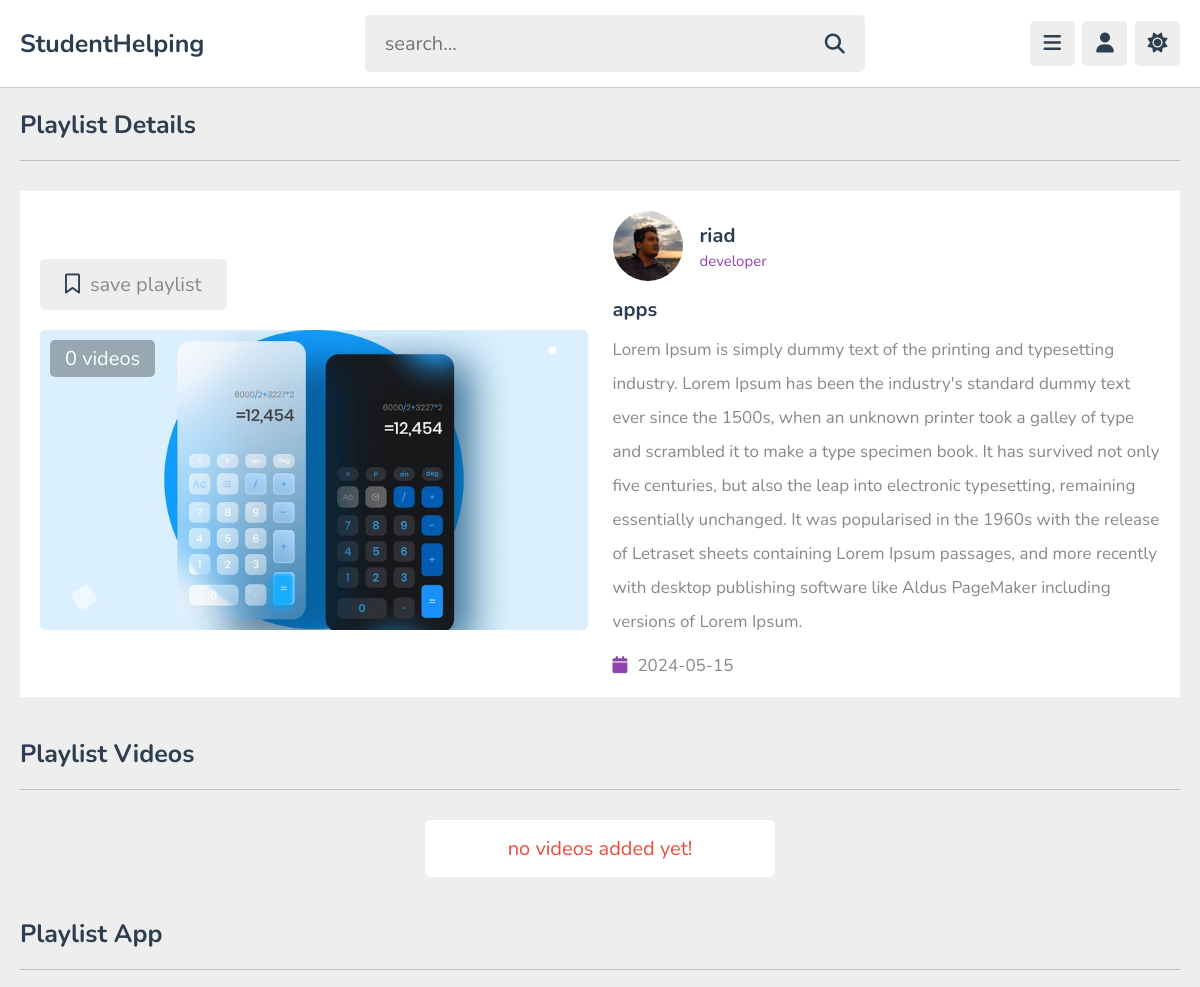
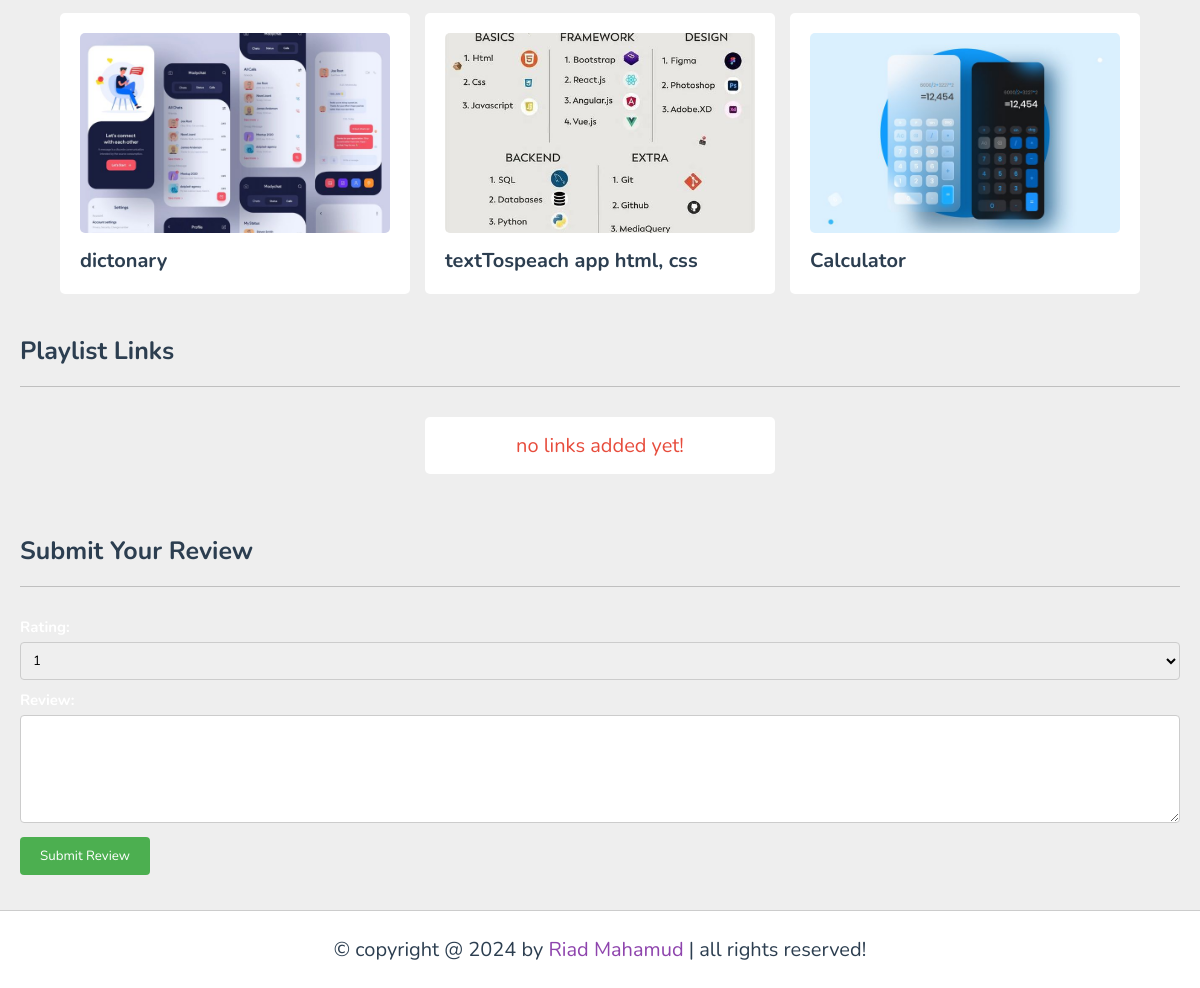
Screenshot of /playlist.php?get_id=hTBVhB46ogyKVvHhS3a8 with the database file from the repository (2 pictures, top to bottom).
### tables this page shows
CREATE TABLE `playlist_all` (
  `id` varchar(20) NOT NULL,
  `tutor_id` varchar(20) NOT NULL,
  `title` varchar(100) NOT NULL,
  `description` varchar(1000) NOT NULL,
  `thumb` varchar(100) NOT NULL,
  `date` date NOT NULL,
  `status` varchar(20) NOT NULL
);

CREATE TABLE `tutors` (
  `id` varchar(20) NOT NULL,
  `name` varchar(50) NOT NULL,
  `profession` varchar(50) NOT NULL,
  `email` varchar(50) NOT NULL,
  `password` varchar(50) NOT NULL,
  `image` varchar(100) NOT NULL
);

CREATE TABLE `app_upload` (
  `id` varchar(20) NOT NULL,
  `tutor_id` varchar(20) NOT NULL,
  `playlist_id` varchar(20) NOT NULL,
  `title` varchar(100) NOT NULL,
  `description` varchar(1000) NOT NULL,
  `html` varchar(100) NOT NULL,
  `css` varchar(100) NOT NULL,
  `js` varchar(100) NOT NULL,
  `image` varchar(100) NOT NULL,
  `thumb` varchar(100) NOT NULL,
  `date` date NOT NULL DEFAULT current_timestamp(),
  `status` varchar(20) NOT NULL DEFAULT 'deactive'
);

### playlist.php (the view, shortened to what this page needs)
<?php
include 'components/connect.php';
if(isset($_COOKIE['user_id'])){
   $user_id = $_COOKIE['user_id'];
}else{
   $user_id = '';
}
if(isset($_GET['get_id'])){
   $get_id = $_GET['get_id'];
}else{
   $get_id = '';
   header('location:home.php');
}
?>
<!DOCTYPE html>
<html lang="en">
<head>
   <link rel="stylesheet" href="https://cdnjs.cloudflare.com/ajax/libs/font-awesome/6.2.0/css/all.min.css">
   <link rel="stylesheet" href="css/style.css">
</head>
<body>
<?php include 'components/user_header.php'; ?>
<section class="playlist">
   <h1 class="heading">playlist details</h1>
   <div class="row">
      <?php
         $select_playlist = $conn->prepare("SELECT * FROM `playlist_all` WHERE id = ? and status = ? LIMIT 1");
         $select_playlist->execute([$get_id, 'active']);
         if($select_playlist->rowCount() > 0){
            $fetch_playlist = $select_playlist->fetch(PDO::FETCH_ASSOC);
            $playlist_id = $fetch_playlist['id'];
            $count_videos = $conn->prepare("SELECT * FROM `content` WHERE playlist_id = ?");
            $count_videos->execute([$playlist_id]);
            $total_videos = $count_videos->rowCount();
            $select_tutor = $conn->prepare("SELECT * FROM `tutors` WHERE id = ? LIMIT 1");
            $select_tutor->execute([$fetch_playlist['tutor_id']]);
            $fetch_tutor = $select_tutor->fetch(PDO::FETCH_ASSOC);
            $select_bookmark = $conn->prepare("SELECT * FROM `bookmark` WHERE user_id = ? AND playlist_id = ?");
            $select_bookmark->execute([$user_id, $playlist_id]);
      ?>
      <div class="col">
         <form action="" method="post" class="save-list">
            <?php
               if($select_bookmark->rowCount() > 0){
            ?>
            <button type="submit" name="save_list"><i class="fas fa-bookmark"></i><span>saved</span></button>
            <?php
               }else{
            ?>
               <button type="submit" name="save_list"><i class="far fa-bookmark"></i><span>save playlist</span></button>
            <?php
               }
            ?>
         </form>
         <div class="thumb">
            <span><?= $total_videos; ?> videos</span>
            <img src="uploaded_files/<?= $fetch_playlist['thumb']; ?>" alt="">
         </div>
      </div>
      <div class="col">
         <div class="tutor">
            <img src="uploaded_files/<?= $fetch_tutor['image']; ?>" alt="">
            <div>
               <h3><?= $fetch_tutor['name']; ?></h3>
               <span><?= $fetch_tutor['profession']; ?></span>
            </div>
         </div>
         <div class="details">
            <h3><?= $fetch_playlist['title']; ?></h3>
            <p><?= $fetch_playlist['description']; ?></p>
            <div class="date"><i class="fas fa-calendar"></i><span><?= $fetch_playlist['date']; ?></span></div>
         </div>
      </div>
      <?php
         }else{
            echo '<p class="empty">this playlist was not found!</p>';
         }
      ?>
   </div>
</section>
<section class="videos-container">
   <h1 class="heading">playlist videos</h1>
   <div class="box-container">
      <?php
         $select_content = $conn->prepare("SELECT * FROM `video_upload` WHERE playlist_id = ? AND status = ? ORDER BY date DESC");
         $select_content->execute([$get_id, 'active']);
         if($select_content->rowCount() > 0){
            while($fetch_content = $select_content->fetch(PDO::FETCH_ASSOC)){
      ?>
      <a href="watch_video.php?get_id=<?= $fetch_content['id']; ?>" class="box">
         <i class="fas fa-play"></i>
         <img src="uploaded_files/video/<?= $fetch_content['thumb']; ?>" alt="">
         <h3><?= $fetch_content['title']; ?></h3>
      </a>
      <?php
            }
         }else{
            echo '<p class="empty">no videos added yet!</p>';
         }
      ?>
   </div>
</section>
<section class="videos-container">
   <h1 class="heading">playlist app</h1>
   <div class="box-container">
      <?php
         $select_content = $conn->prepare("SELECT * FROM `app_upload` WHERE playlist_id = ? AND status = ? ORDER BY date DESC");
         $select_content->execute([$get_id, 'active']);
         if($select_content->rowCount() > 0){
            while($fetch_content = $select_content->fetch(PDO::FETCH_ASSOC)){
      ?>
      <a href="use_app.php?get_id=<?= $fetch_content['id']; ?>" class="box">
         <img src="uploaded_files/<?= $fetch_content['thumb']; ?>" alt="">
         <h3><?= $fetch_content['title']; ?></h3>
      </a>
      <?php
            }
         }else{
            echo '<p class="empty">no app added yet!</p>';
         }
      ?>
   </div>
</section>
<section class="videos-container">
   <h1 class="heading">playlist links</h1>
   <div class="box-container">
      <?php
         $select_content = $conn->prepare("SELECT * FROM `links_upload` WHERE playlist_id = ? AND status = ? ORDER BY date DESC");
         $select_content->execute([$get_id, 'active']);
         if($select_content->rowCount() > 0){
            while($fetch_content = $select_content->fetch(PDO::FETCH_ASSOC)){
      ?>
      <a href="use_link.php?get_id=<?= $fetch_content['id']; ?>" class="box">
         <img src="uploaded_files/<?= $fetch_content['thumb']; ?>" alt="">
         <h3><?= $fetch_content['title']; ?></h3>
      </a>
      <?php
            }
         }else{
            echo '<p class="empty">no links added yet!</p>';
         }
      ?>
   </div>
</section>
<section class="review-section">
   <h1 class="heading">Submit Your Review</h1>
   <form action="" method="post" class="review-form">
      <label for="rating">Rating:</label>
      <select name="rating" id="rating" required>
         <option value="1">1</option>
      </select>
      <label for="review">Review:</label>
      <textarea name="review" id="review" rows="5" maxlength="600" required></textarea>
      <button type="submit" name="submit_review">Submit Review</button>
   </form>
</section>
<?php include 'components/footer.php'; ?>
</body>
</html>

### components/user_header.php (shortened to what this page needs)
<header class="header">
   <section class="flex">
      <a href="home.php" class="logo">StudentHelping</a>
      <form action="search_course.php" method="post" class="search-form">
         <input type="text" name="search_course" placeholder="search..." required maxlength="100">
         <button type="submit" class="fas fa-search" name="search_course_btn"></button>
      </form>
      <div class="icons">
         <div id="menu-btn" class="fas fa-bars"></div>
         <div id="user-btn" class="fas fa-user"></div>
         <div id="toggle-btn" class="fas fa-sun"></div>
      </div>
   </section>
</header>

### components/footer.php
<footer class="footer">
   &copy; copyright @ <?= date('Y'); ?> by <span>Riad Mahamud</span> | all rights reserved!
</footer>

### css/style.css (style rules this page uses)
:root { --main-color:#8e44ad; --red:#e74c3c; --oragen:#f39c12; --white:#fff; --black:#2c3e50; --light-color:#888; --light-bg:#eee; --border:.1rem solid rgba(0,0,0,.2); }
* { font-family: 'Nunito', sans-serif; margin: 0; padding: 0; box-sizing: border-box; outline: none; border: none; text-decoration: none; }
html { font-size: 62.5%; overflow-x: hidden; }
body { background-color: var(--light-bg); padding-left: 30rem; }
section { padding:2rem; max-width: 1200px; margin: 0 auto; }
.empty { background-color: var(--white); border-radius: .5rem; padding: 1.5rem; text-align: center; width: 100%; font-size: 2rem; color: var(--red); }
.heading { padding-bottom: 1.8rem; border-bottom: var(--border); font-size: 2.5rem; color: var(--black); text-transform: capitalize; margin-bottom: 3rem; }
.header { background-color: var(--white); border-bottom: var(--border); position: sticky; top: 0; left: 0; right: 0; z-index: 1000; }
.header .flex { padding: 1.5rem 2rem; position: relative; display: flex; align-items: center; justify-content: space-between; }
.header .flex .logo { font-size: 2.5rem; color: var(--black); font-weight: bolder; }
.header .flex .search-form { width: 50rem; border-radius: .5rem; display: flex; align-items: center; gap: 2rem; padding: 1.5rem 2rem; background-color: var(--light-bg); }
.header .flex .search-form input { width: 100%; background:none; font-size: 2rem; color: var(--black); }
.header .flex .search-form button { font-size: 2rem; color: var(--black); cursor: pointer; background: none; }
.header .flex .icons div { font-size: 2rem; color: var(--black); border-radius: .5rem; height: 4.5rem; cursor: pointer; width: 4.5rem; line-height: 4.4rem; background-color: var(--light-bg); text-align: center; margin-left: .5rem; }
.playlist .row { display: flex; align-items: center; gap:2.5rem; flex-wrap: wrap; padding: 2rem; background-color: var(--white); }
.playlist .row .col { flex: 1 1 40rem; }
.playlist .row .col .save-list button { font-size: 2rem; border-radius: .5rem; background-color: var(--light-bg); padding: 1.2rem 2.5rem; cursor: pointer; margin-bottom: 2rem; }
.playlist .row .col .save-list button i { color: var(--black); margin-right: 1rem; }
.playlist .row .col .save-list button span { color: var(--light-color); }
.playlist .row .col .thumb { position: relative; height: 30rem; }
.playlist .row .col .thumb span { position: absolute; top: 1rem; left: 1rem; border-radius: .5rem; padding: .5rem 1.5rem; font-size: 2rem; color: #fff; background-color: rgba(0,0,0,.3); }
.playlist .row .col .thumb img { width: 100%; height: 100%; border-radius: .5rem; object-fit: cover; }
.playlist .row .col .tutor { display: flex; align-items: center; gap: 1.7rem; }
.playlist .row .col .tutor img { height: 7rem; width: 7rem; border-radius: 50%; object-fit: cover; }
.playlist .row .col .tutor h3 { font-size: 2rem; color: var(--black); margin-bottom: .2rem; }
.playlist .row .col .tutor span { color: var(--main-color); font-size: 1.5rem; }
.playlist .row .col .details { padding-top: 1.5rem; }
.playlist .row .col .details h3 { font-size: 2rem; color: var(--black); }
.playlist .row .col .details p { padding: 1rem 0; line-height: 2; color: var(--light-color); font-size: 1.7rem; }
.playlist .row .col .details .date { font-size: 1.7rem; padding-top: .5rem; }
.playlist .row .col .details .date i { color: var(--main-color); margin-right: 1rem; }
.playlist .row .col .details .date span { color: var(--light-color); }
.videos-container .box-container { display: grid; grid-template-columns: repeat(auto-fit, 35rem); gap: 1.5rem; align-items: flex-start; justify-content: center; }
.videos-container .box-container .box { position: relative; border-radius: .5rem; padding: 2rem; background-color: var(--white); }
.videos-container .box-container .box img { height: 20rem; width: 100%; border-radius: .5rem; object-fit: cover; }
.videos-container .box-container .box h3 { font-size: 2rem; color: var(--black); margin-top: 1rem; }
.footer { position: sticky; bottom: 0; right: 0; left: 0; background-color: var(--white); border-top: var(--border); padding:2.5rem 2rem; text-align: center; color: var(--black); font-size: 2rem; margin-top: 1.5rem; z-index: 1000; }
.footer span { color: var(--main-color); }
@media (max-width:1200px) { body { padding-left: 0; } }

### rows the page displays
playlist_all: thumb (picture), title "apps", description "Lorem Ipsum is simply dummy text of the printing and typesetting industry. Lorem Ipsum has been the industry's standard dummy text ever since the 1500s, when an unknown printer took a galley of type and scrambled it to make a type specimen book. It has survived not only five centuries, but also the leap into electronic typesetting, remaining essentially unchanged. It was popularised in the 1960s with the release of Letraset sheets containing Lorem Ipsum passages, and more recently with desktop publishing software like Aldus PageMaker including versions of Lorem Ipsum.", date "2024-05-15"
tutors: image (picture), name "riad", profession "developer"
app_upload: thumb (picture), title "dictonary"
app_upload: thumb (picture), title "textTospeach app html, css"
app_upload: thumb (picture), title "Calculator"

### other values shown
$total_videos "0"
